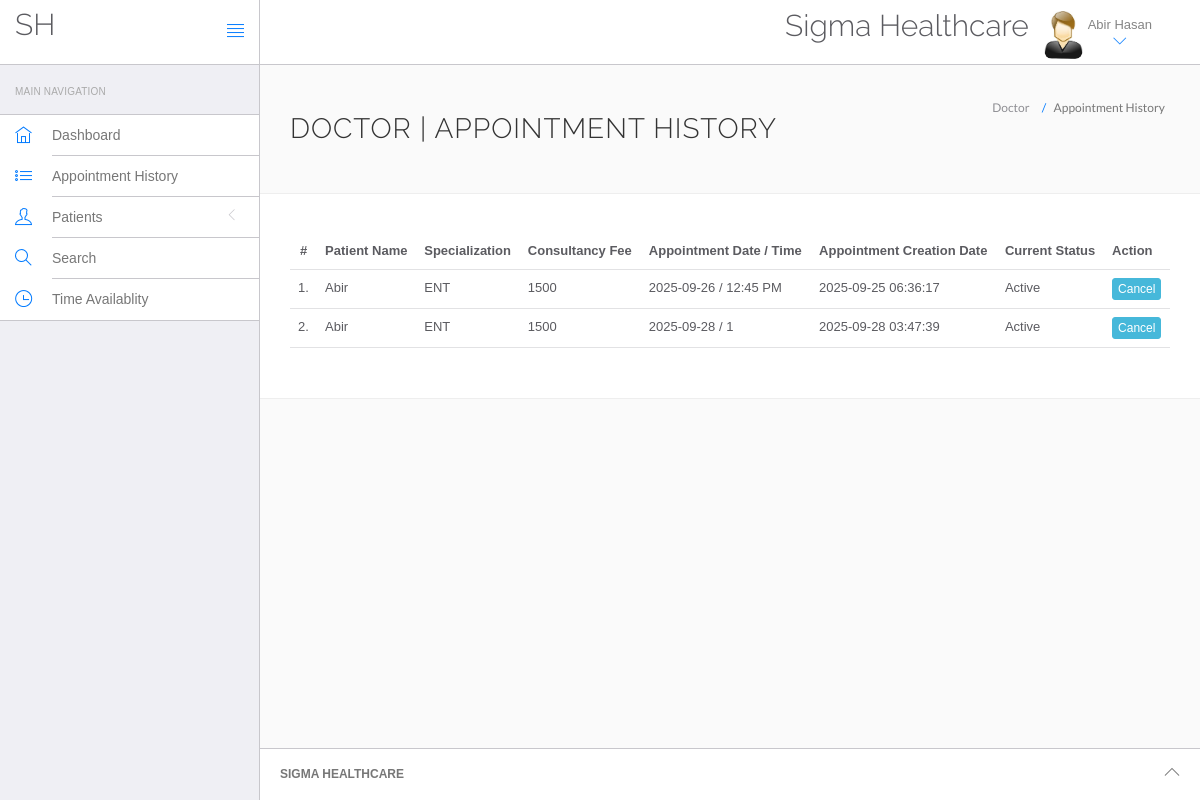
/hms/doctor/appointment-history.php (signed in), run on the app's committed database.
### tables this page shows
CREATE TABLE `doctors` (
  `id` int NOT NULL,
  `specilization` varchar(255) DEFAULT NULL,
  `doctorName` varchar(255) DEFAULT NULL,
  `experience` varchar(255) DEFAULT NULL,
  `address` longtext,
  `docFees` varchar(255) DEFAULT NULL,
  `doctors_address` varchar(100) DEFAULT NULL,
  `contactno` bigint DEFAULT NULL,
  `docEmail` varchar(255) DEFAULT NULL,
  `password` varchar(255) DEFAULT NULL,
  `creationDate` timestamp NULL DEFAULT CURRENT_TIMESTAMP,
  `updationDate` timestamp NULL DEFAULT NULL ON UPDATE CURRENT_TIMESTAMP,
  `status` varchar(255) DEFAULT NULL,
  `certificate` varchar(1000) DEFAULT NULL
);

CREATE TABLE `appointment` (
  `id` int NOT NULL,
  `doctorSpecialization` varchar(255) DEFAULT NULL,
  `doctorId` int DEFAULT NULL,
  `userId` int DEFAULT NULL,
  `consultancyFees` int DEFAULT NULL,
  `appointmentDate` varchar(255) DEFAULT NULL,
  `appointmentTime` varchar(255) NOT NULL,
  `postingDate` timestamp NULL DEFAULT CURRENT_TIMESTAMP,
  `userStatus` int DEFAULT NULL,
  `doctorStatus` int DEFAULT NULL,
  `updationDate` timestamp NULL DEFAULT NULL ON UPDATE CURRENT_TIMESTAMP
);

CREATE TABLE `users` (
  `id` int NOT NULL,
  `fullName` varchar(255) DEFAULT NULL,
  `address` longtext,
  `city` varchar(255) DEFAULT NULL,
  `gender` varchar(255) DEFAULT NULL,
  `email` varchar(255) DEFAULT NULL,
  `password` varchar(255) DEFAULT NULL,
  `regDate` timestamp NULL DEFAULT CURRENT_TIMESTAMP,
  `updationDate` timestamp NULL DEFAULT NULL ON UPDATE CURRENT_TIMESTAMP,
  `phone` int DEFAULT NULL,
  `age` int DEFAULT NULL
);

### hms/doctor/appointment-history.php (the view, shortened to what this page needs)
<?php
include('include/config.php');
if(strlen($_SESSION['id']==0)) {
 header('location:logout.php');
  } else{
?>
<!DOCTYPE html>
<html lang="en">
	<head>
		<link rel="stylesheet" href="vendor/bootstrap/css/bootstrap.min.css">
		<link rel="stylesheet" href="vendor/fontawesome/css/font-awesome.min.css">
		<link rel="stylesheet" href="vendor/themify-icons/themify-icons.min.css">
		<link href="vendor/animate.css/animate.min.css" rel="stylesheet" media="screen">
		<link href="vendor/perfect-scrollbar/perfect-scrollbar.min.css" rel="stylesheet" media="screen">
		<link href="vendor/switchery/switchery.min.css" rel="stylesheet" media="screen">
		<link href="vendor/bootstrap-touchspin/jquery.bootstrap-touchspin.min.css" rel="stylesheet" media="screen">
		<link href="vendor/select2/select2.min.css" rel="stylesheet" media="screen">
		<link href="vendor/bootstrap-datepicker/bootstrap-datepicker3.standalone.min.css" rel="stylesheet" media="screen">
		<link href="vendor/bootstrap-timepicker/bootstrap-timepicker.min.css" rel="stylesheet" media="screen">
		<link rel="stylesheet" href="assets/css/styles.css">
		<link rel="stylesheet" href="assets/css/plugins.css">
		<link rel="stylesheet" href="assets/css/themes/theme-1.css" id="skin_color" />
	</head>
	<body>
		<div id="app">
<?php include('include/sidebar.php');?>
			<div class="app-content">
					<?php include('include/header.php');?>
				<div class="main-content" >
					<div class="wrap-content container" id="container">
						<section id="page-title">
							<div class="row">
								<div class="col-sm-8">
									<h1 class="mainTitle">Doctor  | Appointment History</h1>
																	</div>
								<ol class="breadcrumb">
									<li>
										<span>Doctor </span>
									</li>
									<li class="active">
										<span>Appointment History</span>
									</li>
								</ol>
							</div>
						</section>
						<div class="container-fluid container-fullw bg-white">
									<div class="row">
								<div class="col-md-12">
									<table class="table table-hover" id="sample-table-1">
										<thead>
											<tr>
												<th class="center">#</th>
												<th class="hidden-xs">Patient  Name</th>
												<th>Specialization</th>
												<th>Consultancy Fee</th>
												<th>Appointment Date / Time </th>
												<th>Appointment Creation Date  </th>
												<th>Current Status</th>
												<th>Action</th>
											</tr>
										</thead>
										<tbody>
<?php
$sql=mysqli_query($con,"select users.fullName as fname,appointment.*  from appointment join users on users.id=appointment.userId where appointment.doctorId='".$_SESSION['id']."'");
$cnt=1;
while($row=mysqli_fetch_array($sql))
{
?>
											<tr>
												<td class="center"><?php echo $cnt;?>.</td>
												<td class="hidden-xs"><?php echo $row['fname'];?></td>
												<td><?php echo $row['doctorSpecialization'];?></td>
												<td><?php echo $row['consultancyFees'];?></td>
												<td><?php echo $row['appointmentDate'];?> / <?php echo
												 $row['appointmentTime'];?>
												</td>
												<td><?php echo $row['postingDate'];?></td>
												<td>
<?php if(($row['userStatus']==1) && ($row['doctorStatus']==1))
{
	$aid=$row['id'];
$patient_data=mysqli_query($con,"select * from tblmedicalhistory where appoint_id='$aid'");
$row_data=mysqli_fetch_array($patient_data) ;
if (empty($row_data)) {
    echo "Active";
} else {
    echo "Completed";
}
}
												?></td>
												<td >
												<div class="visible-md visible-lg hidden-sm hidden-xs">
<?php if(($row['userStatus']==1) && ($row['doctorStatus']==1))
{ ?>
<?php $aid=$row['id'];
		$patient_data=mysqli_query($con,"select * from tblmedicalhistory where appoint_id='$aid'");
		$row_data=mysqli_fetch_array($patient_data) ;
		if (empty($row_data)) {?>
	<a href="appointment-history.php?id=<?php echo $row['id']?>&cancel=update" onClick="return confirm('Are you sure you want to cancel this appointment ?')" class="btn btn-info btn-xs" title="Cancel Appointment" tooltip-placement="top" tooltip="Remove">Cancel</a>
	<?php } else{ echo '';?>
		<?php }?>
	<?php } else {
		echo "Canceled";
		} ?>
												</div>
												</td>
											</tr>
											<?php
$cnt=$cnt+1;
											 }?>
										</tbody>
									</table>
								</div>
							</div>
								</div>
					</div>
				</div>
			</div>
	<?php include('include/footer.php');?>
		</div>
	</body>
</html>
<?php } ?>

### hms/doctor/include/header.php (shortened to what this page needs)
<header class="navbar navbar-default navbar-static-top">
					<div class="navbar-header">
						<a class="navbar-brand" href="#">
							<h2 style="padding-top:20% ">SH</h2>
						</a>
						<a href="#" class="sidebar-toggler pull-right visible-md visible-lg" data-toggle-class="app-sidebar-closed" data-toggle-target="#app">
							<i class="ti-align-justify"></i>
						</a>
					</div>
					<div class="navbar-collapse collapse">
						<ul class="nav navbar-right">
								<li  style="padding-top:2% ">
								<h2>Sigma Healthcare</h2>
							</li>
							<li class="dropdown current-user">
								<a href class="dropdown-toggle" data-toggle="dropdown">
									<img src="assets/images/images.jpg" > <span class="username">
									<?php $query=mysqli_query($con,"select doctorName from doctors where id='".$_SESSION['id']."'");
while($row=mysqli_fetch_array($query))
{
	echo $row['doctorName'];
}
									?> <i class="ti-angle-down"></i></i></span>
								</a>
							</li>
						</ul>
					</div>
				</header>

### hms/doctor/assets/css/themes/theme-1.css (style rules this page uses)
body { background: #FAFAFA; }
header .navbar-header { background: #ffffff !important; border-right-color: #c8c7cc !important; border-bottom-color: #c8c7cc !important; }
header .navbar-header .sidebar-toggler, header .navbar-header .sidebar-mobile-toggler { color: #007aff !important; }
header .navbar-header .navbar-brand { color: #777 !important; }
header .navbar-collapse { background: #ffffff !important; border-bottom-color: #c8c7cc !important; box-shadow: none !important; }
header .navbar-collapse .navbar-right > li > a { color: #777; }
header .navbar-collapse .navbar-right > li > a i { color: #007aff !important; }

### data on the page
doctors: doctorName "Abir Hasan"
appointment: userId.fullName "Abir", doctorSpecialization "ENT", consultancyFees "1500", appointmentDate "2025-09-26", appointmentTime "12:45 PM", postingDate "2025-09-25 06:36:17", userStatus "Active"
appointment: userId.fullName "Abir", doctorSpecialization "ENT", consultancyFees "1500", appointmentDate "2025-09-28", appointmentTime "1", postingDate "2025-09-28 03:47:39", userStatus "Active"
